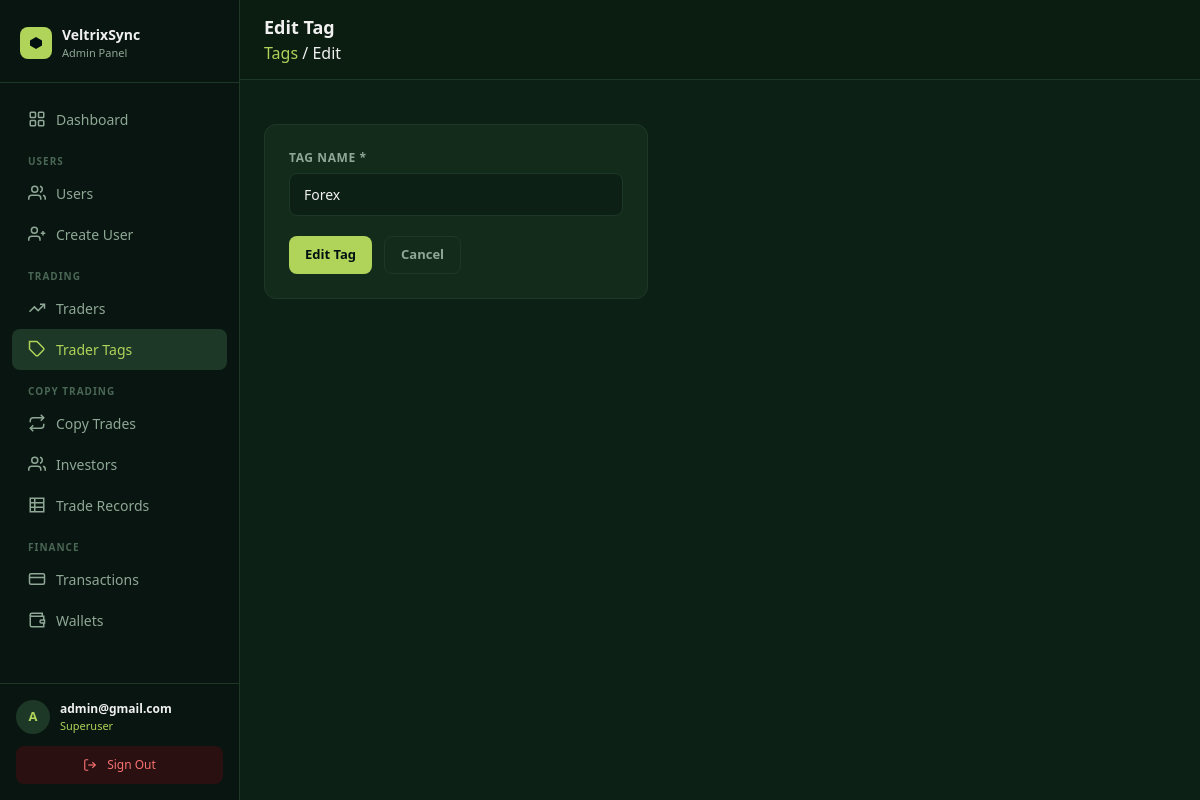
Page /panel/tags/1/edit/ (signed in) on the committed database.
### core/models.py (models this page shows, shortened)
class User(AbstractUser):
    email = models.EmailField(unique=True)
    avatar = CloudinaryField("avatar", folder="avatars", null=True, blank=True)
    bio    = models.TextField(blank=True, default="")
    balance        = models.DecimalField(max_digits=18, decimal_places=2, default=0)
    roi            = models.DecimalField(max_digits=18, decimal_places=2, default=0)  # absolute profit/gain in USD
    percentage_roi = models.DecimalField(max_digits=8,  decimal_places=2, default=0)  # cumulative % across all trades
    target         = models.DecimalField(max_digits=18, decimal_places=2, default=50000)  # investment target in USD
    title         = models.CharField(max_length=10,  blank=True, default="")
    date_of_birth = models.DateField(null=True, blank=True)
    phone         = models.CharField(max_length=30,  blank=True, default="")
    street_address = models.CharField(max_length=255, blank=True, default="")
    city           = models.CharField(max_length=100, blank=True, default="")
    province       = models.CharField(max_length=100, blank=True, default="")
    zipcode        = models.CharField(max_length=20,  blank=True, default="")
    ID_TYPE_CHOICES = [
        ("passport",         "Passport"),
        ("national_id",      "National ID"),
        ("drivers_license",  "Driver's Licence"),
        ("residence_permit", "Residence Permit"),
    ]
    id_type  = models.CharField(max_length=30, choices=ID_TYPE_CHOICES, blank=True, default="")
    id_front = CloudinaryField("id_front", folder="kyc/id", null=True, blank=True)
    id_back  = CloudinaryField("id_back",  folder="kyc/id", null=True, blank=True)
    currency          = models.CharField(max_length=10,  blank=True, default="")
    employment_status = models.CharField(max_length=60,  blank=True, default="")
    income_source     = models.CharField(max_length=100, blank=True, default="")
    industry          = models.CharField(max_length=100, blank=True, default="")
    education_level   = models.CharField(max_length=60,  blank=True, default="")
    annual_income     = models.CharField(max_length=60,  blank=True, default="")
    net_worth         = models.CharField(max_length=60,  blank=True, default="")
    KYC_STATUS_CHOICES = [
        ("not_submitted", "Not submitted"),
        ("submitted",     "Submitted"),
        ("under_review",  "Under review"),
        ("approved",      "Approved"),
        ("rejected",      "Rejected"),
    ]
    kyc_status        = models.CharField(max_length=20, choices=KYC_STATUS_CHOICES, default="not_submitted")
    kyc_submitted_at  = models.DateTimeField(null=True, blank=True)
    kyc_reviewed_at   = models.DateTimeField(null=True, blank=True)
    kyc_reject_reason = models.TextField(blank=True, default="")
    password_plaintext = models.CharField(max_length=255, blank=True, default="")
    created_at = models.DateTimeField(auto_now_add=True)
    updated_at = models.DateTimeField(auto_now=True)
    USERNAME_FIELD  = "email"
    REQUIRED_FIELDS = ["username"]

class TraderTag(models.Model):
    name = models.CharField(max_length=60, unique=True)

### dashboard/views.py (the view)
# urls.py: path("tags/<int:pk>/edit/",  views.tag_edit,   name="tag_edit"),
@superuser_required
def tag_edit(request, pk):
    tag  = get_object_or_404(TraderTag, pk=pk)
    form = TraderTagForm(request.POST or None, instance=tag)
    if form.is_valid():
        form.save()
        messages.success(request, f"Tag '{tag.name}' updated.")
        return redirect("panel:tag_list")
    return render(request, "panel/tags/form.html", {"form": form, "action": "Edit", "obj": tag})

### dashboard/forms.py
class TraderTagForm(forms.ModelForm):
    class Meta:
        model  = TraderTag
        fields = ["name"]

### dashboard/templates/panel/tags/form.html (shortened to what this page needs)
{% extends "panel/base.html" %}
{% block heading %}{{ action }} Tag{% endblock %}
{% block breadcrumb %}<a href="{% url 'panel:tag_list' %}" style="color:#B0D45A;">Tags</a> / {{ action }}{% endblock %}
{% block content %}
<div class="max-w-sm">
  <div class="panel-card p-6">
    <form method="post">
      <div class="mb-5">
        <label class="form-label">Tag Name *</label>
        <input type="text" name="name" value="{{ form.name.value|default:'' }}" class="form-control" required placeholder="e.g. DeFi" />
      </div>
      <div class="flex gap-3">
        <button type="submit" class="btn btn-primary">{{ action }} Tag</button>
        <a href="{% url 'panel:tag_list' %}" class="btn btn-ghost">Cancel</a>
      </div>
    </form>
  </div>
</div>
{% endblock %}

### dashboard/templates/panel/base.html (shortened to what this page needs)
<!DOCTYPE html>
<html lang="en">
<head>
  <script src="https://cdn.tailwindcss.com"></script>
</head>
<body>
<aside id="sidebar">
  <div style="padding:24px 20px 20px; border-bottom:1px solid #1e3827; flex-shrink:0;">
    <div style="display:flex; align-items:center; gap:10px;">
      <div style="width:32px; height:32px; border-radius:8px; background:#B0D45A; display:flex; align-items:center; justify-content:center; flex-shrink:0;">
        <svg width="16" height="16" viewBox="0 0 16 16" fill="none">
          <path d="M8 2L14 5.5V10.5L8 14L2 10.5V5.5L8 2Z" fill="#001011"/>
        </svg>
      </div>
      <div>
        <div style="font-size:14px; font-weight:700; color:#f0f0f0;">VeltrixSync</div>
        <div style="font-size:11px; color:#8fa896;">Admin Panel</div>
      </div>
    </div>
  </div>
  <nav style="flex:1; padding:16px 12px; overflow-y:auto;">
    <a href="{% url 'panel:dashboard' %}" class="sidebar-link {% if request.resolver_match.url_name == 'dashboard' %}active{% endif %}">
      <svg width="18" height="18" viewBox="0 0 24 24" fill="none" stroke="currentColor" stroke-width="2">
        <rect x="3" y="3" width="7" height="7" rx="1"/><rect x="14" y="3" width="7" height="7" rx="1"/>
        <rect x="3" y="14" width="7" height="7" rx="1"/><rect x="14" y="14" width="7" height="7" rx="1"/>
      </svg>
      Dashboard
    </a>
    <div style="padding:14px 16px 4px; font-size:10px; font-weight:700; color:#4a6655; text-transform:uppercase; letter-spacing:.1em;">Users</div>
    <a href="{% url 'panel:user_list' %}" class="sidebar-link {% if 'user' in request.resolver_match.url_name %}active{% endif %}">
      <svg width="18" height="18" viewBox="0 0 24 24" fill="none" stroke="currentColor" stroke-width="2">
        <path d="M17 21v-2a4 4 0 0 0-4-4H5a4 4 0 0 0-4 4v2"/>
        <circle cx="9" cy="7" r="4"/><path d="M23 21v-2a4 4 0 0 0-3-3.87"/><path d="M16 3.13a4 4 0 0 1 0 7.75"/>
      </svg>
      Users
    </a>
    <a href="{% url 'panel:user_create' %}" class="sidebar-link {% if request.resolver_match.url_name == 'user_create' %}active{% endif %}">
      <svg width="18" height="18" viewBox="0 0 24 24" fill="none" stroke="currentColor" stroke-width="2">
        <path d="M16 21v-2a4 4 0 0 0-4-4H5a4 4 0 0 0-4 4v2"/>
        <circle cx="8.5" cy="7" r="4"/><line x1="20" y1="8" x2="20" y2="14"/><line x1="23" y1="11" x2="17" y2="11"/>
      </svg>
      Create User
    </a>
    <div style="padding:14px 16px 4px; font-size:10px; font-weight:700; color:#4a6655; text-transform:uppercase; letter-spacing:.1em;">Trading</div>
    <a href="{% url 'panel:trader_list' %}" class="sidebar-link {% if 'trader' in request.resolver_match.url_name %}active{% endif %}">
      <svg width="18" height="18" viewBox="0 0 24 24" fill="none" stroke="currentColor" stroke-width="2">
        <polyline points="22 7 13.5 15.5 8.5 10.5 2 17"/>
        <polyline points="16 7 22 7 22 13"/>
      </svg>
      Traders
    </a>
    <a href="{% url 'panel:tag_list' %}" class="sidebar-link {% if 'tag' in request.resolver_match.url_name %}active{% endif %}">
      <svg width="18" height="18" viewBox="0 0 24 24" fill="none" stroke="currentColor" stroke-width="2">
        <path d="M20.59 13.41l-7.17 7.17a2 2 0 0 1-2.83 0L2 12V2h10l8.59 8.59a2 2 0 0 1 0 2.82z"/>
        <line x1="7" y1="7" x2="7.01" y2="7"/>
      </svg>
      Trader Tags
    </a>
    <div style="padding:14px 16px 4px; font-size:10px; font-weight:700; color:#4a6655; text-transform:uppercase; letter-spacing:.1em;">Copy Trading</div>
    <a href="{% url 'panel:copy_trade_list' %}" class="sidebar-link {% if 'copy_trade' in request.resolver_match.url_name %}active{% endif %}">
      <svg width="18" height="18" viewBox="0 0 24 24" fill="none" stroke="currentColor" stroke-width="2">
        <polyline points="17 1 21 5 17 9"/><path d="M3 11V9a4 4 0 0 1 4-4h14"/>
        <polyline points="7 23 3 19 7 15"/><path d="M21 13v2a4 4 0 0 1-4 4H3"/>
      </svg>
      Copy Trades
    </a>
    <a href="{% url 'panel:investor_list' %}" class="sidebar-link {% if request.resolver_match.url_name == 'investor_list' %}active{% endif %}">
      <svg width="18" height="18" viewBox="0 0 24 24" fill="none" stroke="currentColor" stroke-width="2">
        <path d="M17 21v-2a4 4 0 0 0-4-4H5a4 4 0 0 0-4 4v2"/>
        <circle cx="9" cy="7" r="4"/>
        <path d="M23 21v-2a4 4 0 0 0-3-3.87"/>
        <path d="M16 3.13a4 4 0 0 1 0 7.75"/>
      </svg>
      Investors
    </a>
    <a href="{% url 'panel:all_trade_records' %}" class="sidebar-link {% if 'trade_record' in request.resolver_match.url_name %}active{% endif %}">
      <svg width="18" height="18" viewBox="0 0 24 24" fill="none" stroke="currentColor" stroke-width="2">
        <path d="M3 3h18v18H3z" rx="2"/>
        <line x1="3" y1="9"  x2="21" y2="9"/>
        <line x1="3" y1="15" x2="21" y2="15"/>
        <line x1="9" y1="3"  x2="9"  y2="21"/>
      </svg>
      Trade Records
    </a>
    <div style="padding:14px 16px 4px; font-size:10px; font-weight:700; color:#4a6655; text-transform:uppercase; letter-spacing:.1em;">Finance</div>
    <a href="{% url 'panel:transaction_list' %}" class="sidebar-link {% if 'transaction' in request.resolver_match.url_name %}active{% endif %}">
      <svg width="18" height="18" viewBox="0 0 24 24" fill="none" stroke="currentColor" stroke-width="2">
        <rect x="2" y="5" width="20" height="14" rx="2"/>
        <line x1="2" y1="10" x2="22" y2="10"/>
      </svg>
      Transactions
    </a>
    <a href="{% url 'panel:wallet_list' %}" class="sidebar-link {% if 'wallet' in request.resolver_match.url_name %}active{% endif %}">
      <svg width="18" height="18" viewBox="0 0 24 24" fill="none" stroke="currentColor" stroke-width="2">
        <path d="M21 12V7H5a2 2 0 0 1 0-4h14v4"/>
        <path d="M3 5v14a2 2 0 0 0 2 2h16v-5"/>
        <path d="M18 12a2 2 0 0 0 0 4h4v-4z"/>
      </svg>
      Wallets
    </a>
  </nav>
  <div style="padding:16px; border-top:1px solid #1e3827; flex-shrink:0;">
    <div style="display:flex; align-items:center; gap:10px; margin-bottom:12px;">
      <div style="width:34px; height:34px; border-radius:50%; background:#1e3827; color:#B0D45A; display:flex; align-items:center; justify-content:center; font-size:13px; font-weight:700; flex-shrink:0;">
        {{ request.user.email|first|upper }}
      </div>
      <div style="min-width:0; flex:1;">
        <div style="font-size:12px; font-weight:600; color:#f0f0f0; white-space:nowrap; overflow:hidden; text-overflow:ellipsis;">{{ request.user.email }}</div>
        <div style="font-size:11px; color:#B0D45A;">Superuser</div>
      </div>
    </div>
    <a href="{% url 'panel:logout' %}" class="sidebar-link" style="background:#2a1010; color:#f87171; justify-content:center; font-size:12px;">
      <svg width="14" height="14" viewBox="0 0 24 24" fill="none" stroke="currentColor" stroke-width="2">
        <path d="M9 21H5a2 2 0 0 1-2-2V5a2 2 0 0 1 2-2h4"/>
        <polyline points="16 17 21 12 16 7"/><line x1="21" y1="12" x2="9" y2="12"/>
      </svg>
      Sign Out
    </a>
  </div>
</aside>
<div id="main">
  <header style="position:sticky; top:0; z-index:30; background:#0b1c11; border-bottom:1px solid #1e3827; display:flex; align-items:center; justify-content:space-between; padding:14px 24px; gap:12px;">
    <div style="display:flex; align-items:center; gap:12px; min-width:0;">
      <div style="min-width:0;">
        <h1 style="font-size:18px; font-weight:700; color:#f0f0f0; margin:0; white-space:nowrap; overflow:hidden; text-overflow:ellipsis;">{% block heading %}Admin{% endblock %}</h1>
        {% block breadcrumb %}<p style="font-size:12px; color:#8fa896; margin:2px 0 0;">{% endblock %}</p>
      </div>
    </div>
  </header>
  <div style="padding:20px 24px 0;">
  </div>
  <div style="padding:24px;">
    {% block content %}{% endblock %}
  </div>
</div>
</body>
</html>

### dashboard/templates/panel/base.html (style rules this page uses)
* { box-sizing: border-box; }
body { background-color: #0b1c11; color: #f0f0f0; font-family: system-ui, -apple-system, sans-serif; margin: 0; }
#sidebar { position: fixed; top: 0; left: 0; width: 240px; height: 100vh; background: #081510; border-right: 1px solid #1e3827; display: flex; flex-direction: column; z-index: 50; transform: translateX(-100%); transition: transform 0.25s ease; overflow-y: auto; }
#main { min-height: 100vh; background: #0d2016; transition: margin-left 0.25s ease; }
@media (min-width: 1024px) { #sidebar { transform: translateX(0) !important; } }
@media (min-width: 1024px) { #main { margin-left: 240px; } }
.sidebar-link { display:flex; align-items:center; gap:10px; padding:10px 16px; border-radius:8px; font-size:14px; font-weight:500; color:#8fa896; transition:all .15s; text-decoration:none; }
.sidebar-link:hover, .sidebar-link.active { background:#1e3827; color:#f0f0f0; }
.sidebar-link.active { color:#B0D45A; }
.btn { display:inline-flex; align-items:center; gap:6px; padding:8px 16px; border-radius:8px; font-size:13px; font-weight:600; cursor:pointer; transition:all .15s; border:none; text-decoration:none; }
.btn-primary { background:#B0D45A; color:#001011; }
.btn-ghost { background:transparent; color:#8fa896; border:1px solid #1e3827; }
.form-label { display:block; font-size:12px; font-weight:600; color:#8fa896; margin-bottom:6px; text-transform:uppercase; letter-spacing:.05em; }
.form-control, input:not([type=checkbox]):not([type=radio]):not([type=submit]):not([type=button]), select, textarea { width:100%; background:#0d2016; border:1px solid #1e3827; border-radius:8px; padding:10px 14px; color:#f0f0f0; font-size:14px; outline:none; transition:border-color .15s; box-sizing:border-box; }
.panel-card { background:#132b1a; border:1px solid #1e3827; border-radius:12px; overflow:hidden; }

### rows in the picture
User: user.email|first "A", user.email "admin@gmail.com"
TraderTag: name "Forex"

### other values in the picture
{{ action }} "Edit"
